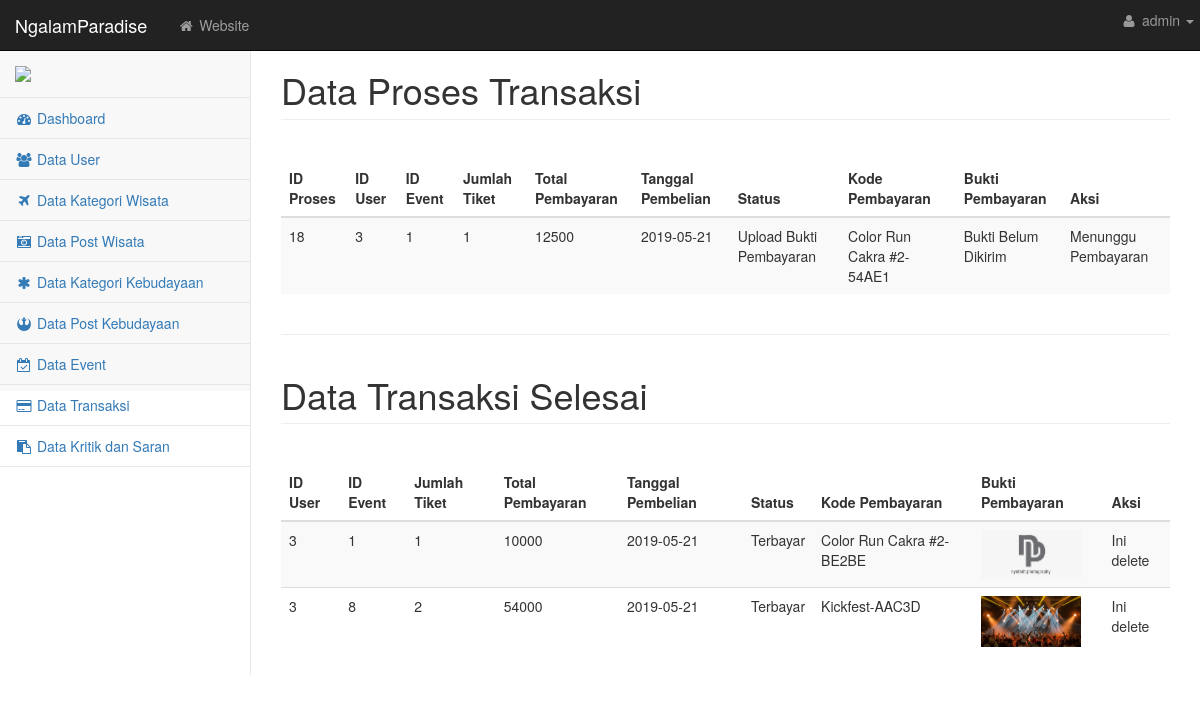
Page /admin/datatransaksi.php (signed in) on the committed database.
### tables this page shows
CREATE TABLE `user` (
  `ID_USER` int(11) NOT NULL,
  `NIK` varchar(20) NOT NULL,
  `NAMA_USER` varchar(50) NOT NULL,
  `USERNAME` varchar(50) DEFAULT NULL,
  `PASSWORD` varchar(50) DEFAULT NULL,
  `ALAMAT_USER` varchar(255) DEFAULT NULL,
  `JENIS_KELAMIN` varchar(20) NOT NULL,
  `EMAIL` varchar(100) NOT NULL,
  `USER_LVL` int(10) NOT NULL
);

CREATE TABLE `proses` (
  `ID_PROSES` int(11) NOT NULL,
  `ID_USERP` int(11) NOT NULL,
  `ID_EVENTP` int(11) NOT NULL,
  `JUMLAH_TIKET` int(11) NOT NULL,
  `TOTAL_BAYARP` int(11) NOT NULL,
  `TANGGAL_BELIP` date NOT NULL,
  `STATUSP` varchar(255) NOT NULL,
  `KODE_PEMBAYARANP` varchar(100) NOT NULL,
  `GAMBARP` varchar(255) DEFAULT NULL,
  `WASES` datetime NOT NULL
);

CREATE TABLE `membeli` (
  `ID_USER` int(11) NOT NULL,
  `ID_EVENT` int(11) NOT NULL,
  `JUMLAH_BELI` int(11) DEFAULT NULL,
  `TOTAL_BAYAR` int(11) DEFAULT NULL,
  `TANGGAL_BELI` date NOT NULL,
  `KODE_PEMBAYARAN` varchar(100) NOT NULL,
  `STATUS` varchar(255) NOT NULL,
  `GAMBARH` varchar(255) NOT NULL
);

### admin/datatransaksi.php (the view, shortened to what this page needs)
<?php
    include 'koneksi.php';
 ?>
<!DOCTYPE html>
<html lang="en">
<head>
    <link href="css/metisMenu.min.css" rel="stylesheet">
    <link href="css/timeline.css" rel="stylesheet">
    <link href="css/startmin.css" rel="stylesheet">
    <link href="css/morris.css" rel="stylesheet">
    <link href="css/bootstrap.min.css" rel="stylesheet">
    <link href="css/font-awesome.min.css" rel="stylesheet" type="text/css">
</head>
<body>
    <div id="wrapper">
        <?php
                include("nav.php");
            ?>
        <div id="page-wrapper">
            <div class="row">
                <div class="col-lg-12">
                    <h1 class="page-header">Data Proses Transaksi</h1>
                </div>
            </div>
            <div class="row">
                <div class="col-lg-12">
                    <br>
                    <div class="table-responsive">
                        <table class="table table-striped table-sm">
                            <thead>
                                <tr>
                                    <th>ID Proses</th>
                                    <th>ID User</th>
                                    <th>ID Event</th>
                                    <th>Jumlah Tiket</th>
                                    <th>Total Pembayaran</th>
                                    <th>Tanggal Pembelian</th>
                                    <th>Status</th>
                                    <th>Kode Pembayaran</th>
                                    <th>Bukti Pembayaran</th>
                                    <th>Aksi</th>
                                </tr>
                            </thead>
                            <tbody>
                                <?php
                                    $query = mysqli_query($mysqli, "SELECT * FROM proses");
                                    $hasil = mysqli_query($mysqli, "SELECT * FROM proses");
                                    $row = mysqli_num_rows($hasil);
                                    if ($row==0) {
                                        echo "Data kosong!";
                                    }else{
                                    while ($show = mysqli_fetch_array($query)) {
                                     ?>
                                <tr>
                                    <td><?php echo $show['ID_PROSES']; ?></td>
                                    <td><?php echo $show['ID_USERP']; ?></td>
                                    <td><?php echo $show['ID_EVENTP']; ?></td>
                                    <td><?php echo $show['JUMLAH_TIKET']; ?></td>
                                    <td><?php echo $show['TOTAL_BAYARP']; ?></td>
                                    <td><?php echo $show['TANGGAL_BELIP']; ?></td>
                                    <td><?php echo $show['STATUSP']; ?></td>
                                    <td><?php echo $show['KODE_PEMBAYARANP']; ?></td>
                                    <?php
                                            if($show['GAMBARP']==NULL){
                                        ?>
                                        <td><p>Bukti Belum Dikirim</p></td>
                                            <?php } else{?>
                                    <td><img src="images/<?php echo $show['GAMBARP']; ?>" height="auto"
                                            width="100px"></td>
                                            <?php } ?>
                                    <td>
                                        <?php if($show['STATUSP']=='Sedang Di proses'){ ?>
                                        <a id="modal-990160"
                                            href="#modal-container-990160<?php echo $show['ID_EVENTP']; ?>"
                                            role="button" data-toggle="modal"><button class=""
                                                onclick="myFunction()">Konfirmasi Pembayaran</button></a>
                                        <?php } else if($show['STATUSP']=='Upload Bukti Pembayaran'){?>
                                            <p>Menunggu Pembayaran</p>
                                        <?php } else{?>
                                            <p>Terbayar</p>
                                        <?php } ?>
                                    </td>
                                </tr>
                                <?php }
                                     }
                                      ?>
                            </tbody>
                        </table>
                    </div>
                </div>
            </div>
            <div class="row">
                <div class="col-lg-12">
                    <hr>
                    <h1 class="page-header">Data Transaksi Selesai</h1>
                </div>
            </div>
            <div class="row">
                <div class="col-lg-12">
                    <br>
                    <div class="table-responsive">
                        <table class="table table-striped table-sm">
                            <thead>
                                <tr>
                                    <th>ID User</th>
                                    <th>ID Event</th>
                                    <th>Jumlah Tiket</th>
                                    <th>Total Pembayaran</th>
                                    <th>Tanggal Pembelian</th>
                                    <th>Status</th>
                                    <th>Kode Pembayaran</th>
                                    <th>Bukti Pembayaran</th>
                                    <th>Aksi</th>
                                </tr>
                            </thead>
                            <tbody>
                                <?php
                                    $query = mysqli_query($mysqli, "SELECT * FROM membeli");
                                    $hasil = mysqli_query($mysqli, "SELECT * FROM membeli");
                                    $row = mysqli_num_rows($hasil);
                                    if ($row==0) {
                                        echo "Data kosong!";
                                    }else{
                                    while ($show = mysqli_fetch_array($query)) {
                                     ?>
                                <tr>
                                    <td><?php echo $show['ID_USER']; ?></td>
                                    <td><?php echo $show['ID_EVENT']; ?></td>
                                    <td><?php echo $show['JUMLAH_BELI']; ?></td>
                                    <td><?php echo $show['TOTAL_BAYAR']; ?></td>
                                    <td><?php echo $show['TANGGAL_BELI']; ?></td>
                                    <td><?php echo $show['STATUS']; ?></td>
                                    <td><?php echo $show['KODE_PEMBAYARAN']; ?></td>
                                    <td><img src="images/<?php echo $show['GAMBARH']; ?>" height="auto"
                                            width="100px"></td>
                                    <td>
                                        Ini delete
                                    </td>
                                </tr>
                                <?php }
                                     }
                                      ?>
                            </tbody>
                        </table>
                    </div>
                </div>
            </div>
        </div>
    </div>
</body>
</html>

### admin/nav.php (shortened to what this page needs)
<nav class="navbar navbar-inverse navbar-fixed-top" role="navigation">
    <div class="navbar-header">
        <a class="navbar-brand" href="">NgalamParadise</a>
    </div>
    <ul class="nav navbar-nav navbar-left navbar-top-links">
        <li><a href="index.php"><i class="fa fa-home fa-fw"></i> Website</a></li>
    </ul>
    <ul class="nav navbar-right navbar-top-links">
        <li class="dropdown">
            <?php
                        include 'koneksi.php';
                            $perintah = mysqli_query($mysqli, "SELECT * from user WHERE ID_USER='$_SESSION[ID_USER]'");
                            $result = mysqli_fetch_array($perintah);
                        ?>
            <a class="dropdown-toggle" data-toggle="dropdown" href="#">
                <i class="fa fa-user fa-fw"></i> <?php echo $result['USERNAME']; ?> <b class="caret"></b>
            </a>
        </li>
    </ul>
    <div class="navbar-default sidebar" role="navigation">
        <div class="sidebar-nav navbar-collapse">
            <ul class="nav" id="side-menu">
                <li class="sidebar-search">
                    <img src="../logo.png" class="img img-responsive" width="auto" height="100">
                </li>
                <li>
                    <a href="index.php"><i class="fa fa-dashboard fa-fw"></i> Dashboard</a>
                </li>
                <li>
                    <a href="datauser.php"><i class="fa fa-users fa-fw"></i> Data User</a>
                </li>
                <li>
                    <a href="datawisata.php"><i class="fa fa-plane fa-fw"></i> Data Kategori Wisata</a>
                </li>
                <li>
                    <a href="datapostwisata.php"><i class="fa fa-camera-retro fa-fw"></i> Data Post Wisata</a>
                </li>
                <li>
                    <a href="datakebudayaan.php"><i class="fa fa-asterisk fa-fw"></i> Data Kategori Kebudayaan</a>
                </li>
                <li>
                    <a href="datapostkebudayaan.php"><i class="fa fa-rebel fa-fw"></i> Data Post Kebudayaan</a>
                </li>
                <li>
                    <a href="dataevent.php"><i class="fa fa-calendar-check-o fa-fw"></i> Data Event</a>
                </li>
                <li>
                    <a href="datatransaksi.php"><i class="fa fa-credit-card fa-fw"></i> Data Transaksi</a>
                </li>
                <li>
                    <a href="datakontakus.php"><i class="fa fa-clipboard fa-fw"></i> Data Kritik dan Saran</a>
                </li>
            </ul>
        </div>
    </div>
</nav>

### admin/css/startmin.css (style rules this page uses)
body { background-color: #f8f8f8; }
#wrapper { width: 100%; }
#page-wrapper { padding: 30px 15px 0 15px; min-height: 568px; background-color: #fff; }
@media (min-width:768px) { #page-wrapper { position: inherit; margin-left: 250px; padding: 30px 30px 0 30px; border-left: 1px solid #e7e7e7; } }
.navbar-header { float: left; }
.navbar-left { float: left; }
.navbar-right { text-align: right; }
.navbar-top-links { margin: 0; }
.navbar-top-links li { display: inline-block; }
.navbar-top-links li:last-child { margin-right: 6px; }
.navbar-top-links li a { padding: 15px; min-height: 50px; }
.navbar-top-links>li>a { color: #999; }
.sidebar .sidebar-nav.navbar-collapse { padding-right: 0; padding-left: 0; }
.sidebar .sidebar-search { padding: 15px; }
.sidebar ul li { border-bottom: 1px solid #e7e7e7; }
@media (min-width:768px) { .sidebar { z-index: 1; position: absolute; width: 250px; margin-top: 51px; } }

### rows in the picture
user: USERNAME "admin"
proses: ID_PROSES "18", ID_USERP "3", ID_EVENTP "1", JUMLAH_TIKET "1", TOTAL_BAYARP "12500", TANGGAL_BELIP "2019-05-21", STATUSP "Upload Bukti Pembayaran", KODE_PEMBAYARANP "Color Run Cakra #2-54AE1", shows "Bukti Belum Dikirim", shows "Menunggu Pembayaran"
membeli: ID_USER "3", ID_EVENT "1", JUMLAH_BELI "1", TOTAL_BAYAR "10000", TANGGAL_BELI "2019-05-21", STATUS "Terbayar", KODE_PEMBAYARAN "Color Run Cakra #2-BE2BE", GAMBARH (picture)
membeli: ID_USER "3", ID_EVENT "8", JUMLAH_BELI "2", TOTAL_BAYAR "54000", TANGGAL_BELI "2019-05-21", STATUS "Terbayar", KODE_PEMBAYARAN "Kickfest-AAC3D", GAMBARH (picture)
